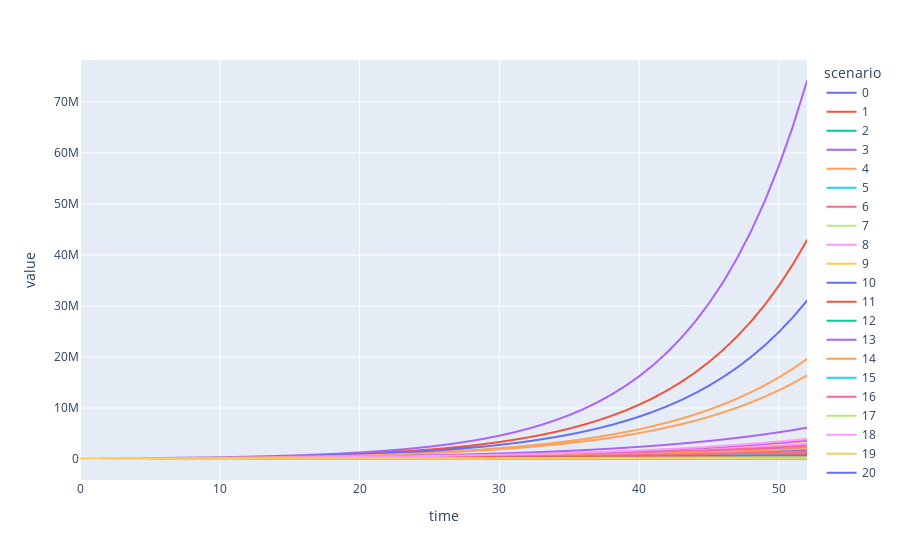

Source (notebook cell):
### Code cell
analyzer = ResultsAnalyzer(instance)
# The first type of plot shows all simulated time series
# All plotting funcitons need to be given the name of the variable/parameter that wants to be analyzed  
analyzer.plot_ts(name='vTotalWealth', time_col='time',col_names=['scenario', 'time'], colors='scenario', inline_plot=True)
